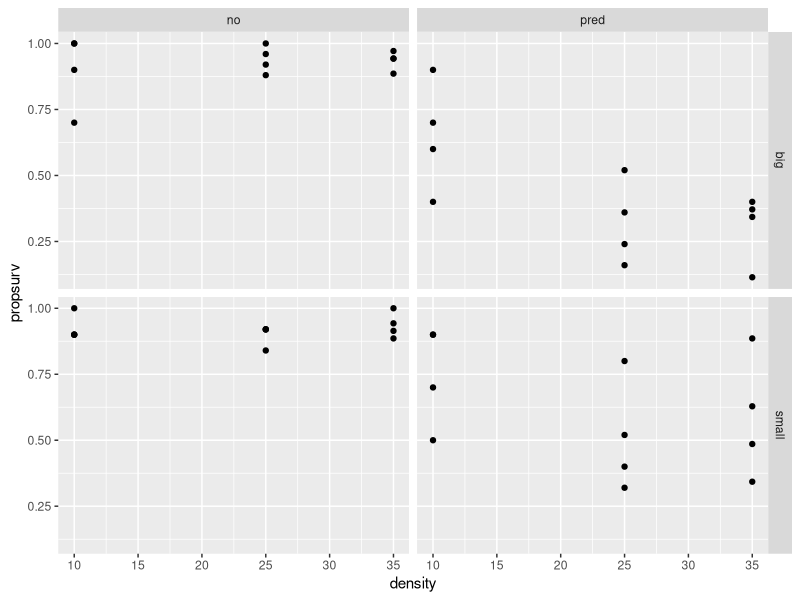

The R source for this figure:
# Load packages
library(tidyverse)

# Load in the data
Predation <- read_csv("ReedfrogPred.csv")

# Get summaries
summary(Predation)

# Plot propsurve against density
p <- ggplot(data=Predation, aes(x=density, y=propsurv)) + 
	geom_point() + facet_grid(size ~ pred)
p

# Test whether propsurv declines with density
lm1 <- lm(propsurv ~ density, data=Predation)
summary(lm1)

# Oh! need to account for predators and size
lm2 <- lm(propsurv ~ density + pred + size, data=Predation)
summary(lm2)

# What are the effect sizes?
coef(lm2)

# Hmmm am I fitting the right model? Maybe this should be a logistic?